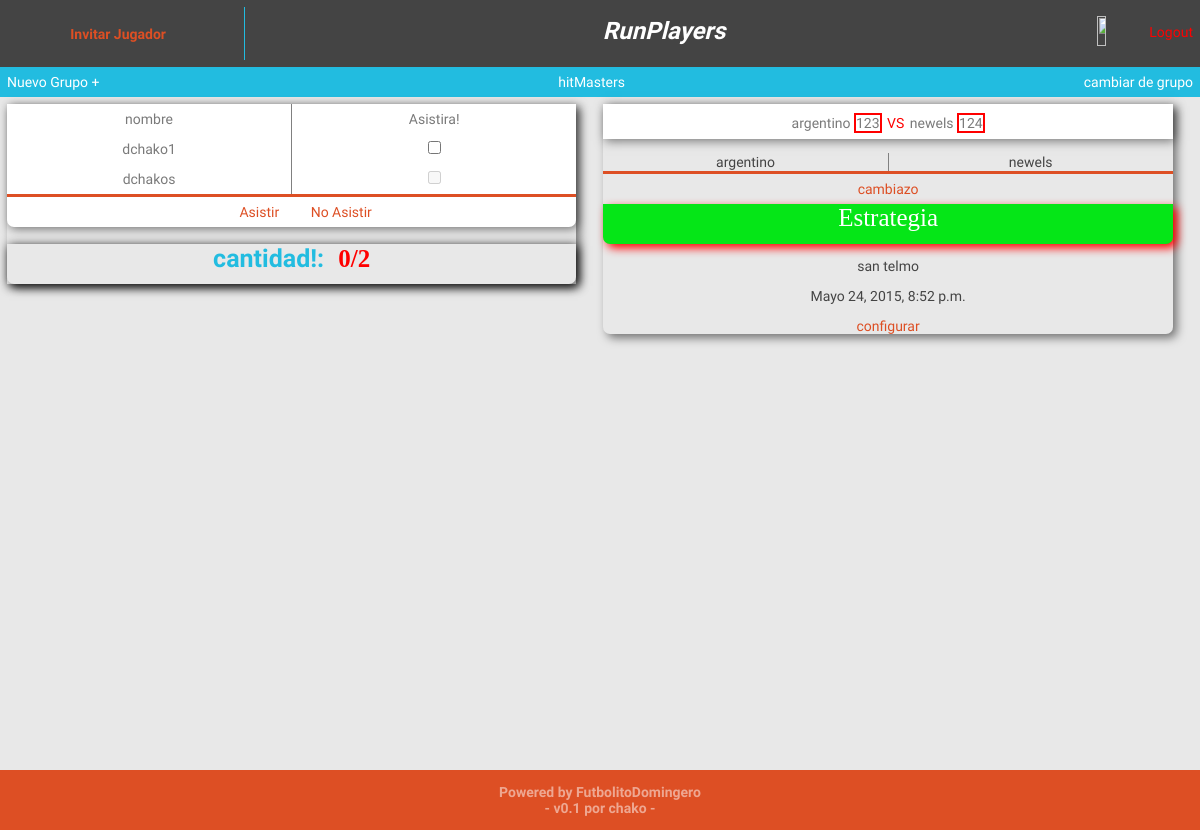
/0 (signed in), run on an earlier commit of the app's database.
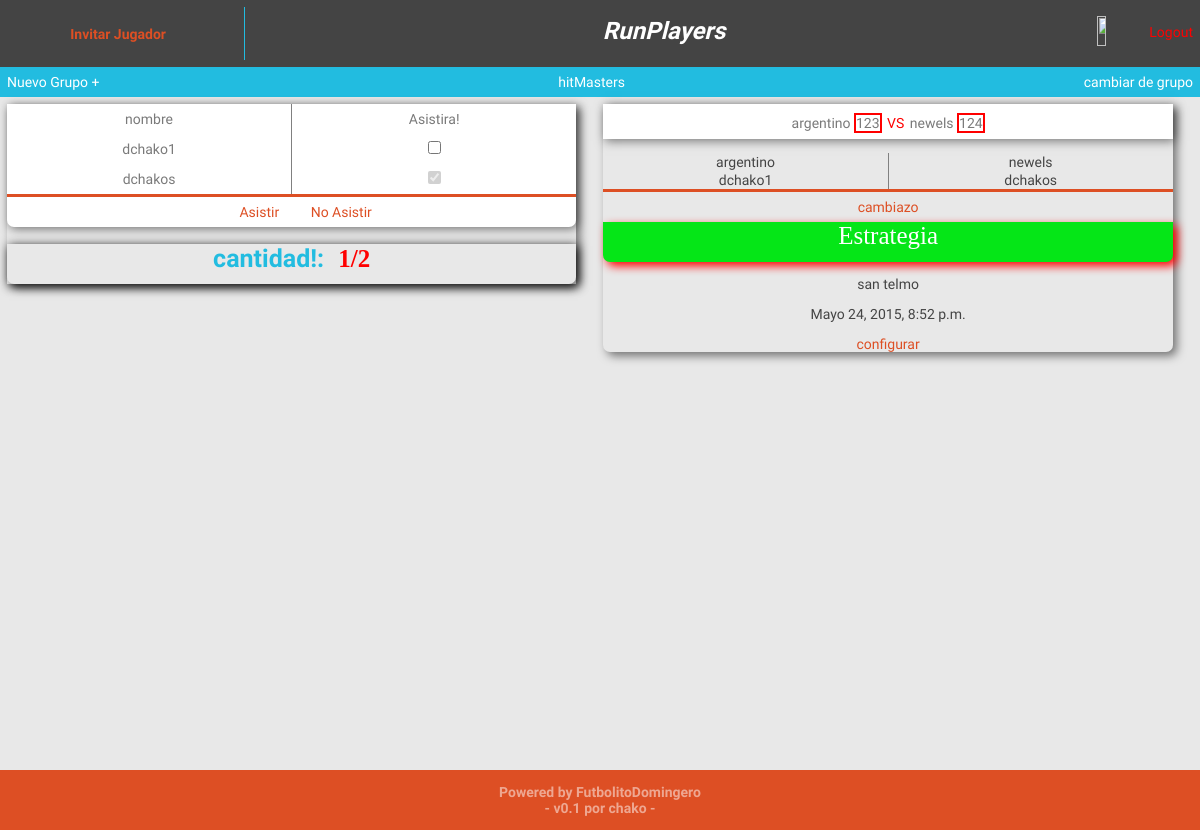
And on a later commit of the database.
### FutboolGruops/models.py (models this page shows, shortened)
class Eventos(models.Model):
    nombreDGrupos = models.ForeignKey('Grupos')
    usuarioCreador = models.ForeignKey('User')
    dias_horas = models.DateTimeField(default=datetime.now(), blank=True)
    lugar = models.CharField(max_length=30)
    cancha_5 = models.BooleanField(default=True)
    cancha_7 = models.BooleanField(default=False)
    cancha_11 = models.BooleanField(default=False)

class Grupos(models.Model):
    nombreDelGrupo = models.CharField(max_length=30, unique=True)
    fechaCreacion = models.DateTimeField(default=datetime.now(), blank=True)
    usuarioCreador = models.ForeignKey('User')

class Jugador(models.Model):
    eventos = models.ForeignKey('Eventos',)
    usuario = models.ForeignKey('User', )
    equipo = models.ForeignKey('Equipos',)
    asistencia = models.BooleanField(default=False)
    class Meta:
        unique_together = (("eventos", "usuario", "equipo"),)

class User(AbstractBaseUser, PermissionsMixin):
    username = models.CharField(max_length=30, unique=True)
    email = models.EmailField(max_length=50, unique=True)
    first_name = models.CharField(max_length=30, blank=True, null=True)
    last_name = models.CharField(max_length=30, blank=True, null=True)
    avatar = models.URLField()
    status = models.BooleanField(default=False)
    objects = UserManager()
    is_staff = models.BooleanField(default=False)
    is_admin = models.BooleanField(default=True)
    is_active = models.BooleanField(default=True)
    USERNAME_FIELD = 'username'
    REQUIRED_FIELDS = ['email']
    def get_username(self):
        return  self.username

class Equipos(models.Model):
    nombreDelEquipo = models.CharField(max_length=30)
    nombreDelGrupos = models.ForeignKey('Eventos', )
    local_visitante = models.BooleanField(default=False, )
    class Meta:
        unique_together = (("nombreDelGrupos", "local_visitante"),)
    def __unicode__(self):
        return (self.nombreDelEquipo)

### FutboolGruops/views.py (the view)
# urls.py: url(r'^(?P<id>\d+)$', 'FutboolGruops.views.home', name='home'),
@login_required(login_url='/login')
def home(request, id):
    if request.user.status:
        eventoDadmins = Jugador.objects.filter(usuario=request.user.id)
        if id == '0':
            todos_los_usuarios = Jugador.objects.filter(
                                            eventos=eventoDadmins[0].eventos)
            eventoDadmin = Jugador.objects.get(
                                        eventos=eventoDadmins[0].eventos.id,
                                        usuario=request.user.id).eventos
        else:
            eventoDadmin = Jugador.objects.get(eventos=id,
                                            usuario=request.user.id).eventos
            todos_los_usuarios = Jugador.objects.filter(
                                                eventos=eventoDadmin)
        cantidad = todos_los_usuarios.count
        asis = Jugador.objects.filter(eventos=eventoDadmin, asistencia=True)
        asisten = asis.count
        Todos_los_equipos = Equipos.objects.filter(
                                            nombreDelGrupos=eventoDadmin)
        jugador_v = Jugador.objects.filter(
                                    eventos=eventoDadmin.id,
                                    equipo=Todos_los_equipos[0].id)
        jugador_l = Jugador.objects.filter(
                        eventos=eventoDadmin.id,
                        equipo=Todos_los_equipos[1].id)
        jugadores = list(zip(jugador_l, jugador_v))
        obj_invit = Invitacion.objects.filter(
        usuario_invitado=request.user.id,
        estado=False,)
        cant = obj_invit.count
        print(jugadores)
        ctx = {'todos_los_usuarios': todos_los_usuarios,
            'nombreDelGrupos': eventoDadmins,
            'nombreDelGrupo': eventoDadmin,
            'Todos_los_equipos': Todos_los_equipos,
            'jugadores': jugadores,
            'equipo1': Todos_los_equipos[0],
            'equipo2': Todos_los_equipos[1],
            'asisten': asisten,
            'cantidad': cantidad,
            'cant': cant,
            }
        return render(request, 'home.html', ctx)
    else:
        return redirect('registrar')

### FutboolGruops/templates/home.html (shortened to what this page needs)
{% extends "Futbool-template/base.html" %}
	{% block wraper %}
			{% block wraper_izquierda %}
			<div class="agregar_jugador_left">
				<h4 class="accion_left">
				   <a href="{% url 'invitar' '0' %}">Invitar Jugador</a>
				</h4>
			</div>
			{% endblock wraper_izquierda %}
			{% block wraper_centro %}
			<div class="titular">
				<h1 class="titulo">
					RunPlayers
				</h1>
			</div>
			{% endblock wraper_centro %}
			{% block wraper_derecho %}
				<div class="logo_usuario_right">
     				    <img src="{{user.avatar}}">
     				    <a href="{% url 'auth:logout' %}?next={%url 'login' %}">Logout</a>
				</div>
			{% endblock wraper_derecho %}
	{% endblock %}
{% block wraper1 %}
	<ul class="menu">
		<li class="Nuevo_Grupo"><a href="{% url 'registrar' %}">Nuevo Grupo +</a></li>
		<li class="nombre">
		<a id="nombre_de_grupo" href="#">{{nombreDelGrupo.nombreDGrupos.nombreDelGrupo}}</a>
		</li>
		<li class="cambiar"><a href="#">cambiar de grupo</a>
		</li>
	</ul>
{% endblock %}
{% block wraper2 %}
<section class="wrap">
			<div class ="lista">
				<div class = "menu">
					<TABLE class="asistencia" FRAME="void" RULES="cols" >
				 	 <TR>
						   <TD>nombre</TD>
					 	   <TD>Asistira!</TD>
				 	 </TR>
					{% for usuario in todos_los_usuarios %}
				  	<TR>
				  	    {%if usuario.usuario.username == user.username%}
					        <TD id="nombre_usuario">{{usuario.usuario.username}}</TD>
	                                         {%else%}
	                                             <TD>{{usuario.usuario.username}}</TD>
	                                         {%endif%}
					    {%if usuario.asistencia == True%}
					        {%if usuario.usuario.username == user.username%}
					            <TD><input name="asistencia" type="checkbox" checked/>
					           {%else%}
					            <TD><input name="asistencia" type="checkbox" checked disabled = "disabled"/>
	                                               {%endif%}
					    {%else%}
	                                               {%if usuario.usuario.username == user.username%}
					                 <TD><input name="asistencia" type="checkbox" />
	                                               {%else%}
	                                                <TD><input name="asistencia" type="checkbox" disabled = "disabled"/>
	                                                {%endif%}
	                                       {%endif%}
					    </TD>
					{% endfor %}
					</TABLE>
				</div>
				<div class="acciones">
					<div class="asistir_noAsistir">
						<a id="asistir" class="asisto" href="#">Asistir</a>
						<a id="no_asistir" class="no_asisto" href="#">No Asistir</a>
					</div>
				</div>
			</div>
			<div class="titulares">
				<h3>
					<strong class="titulo">cantidad!:</strong>
					<strong class="cantidad">{{asisten}}/{{cantidad}}</strong>
				</h3>
			</div>
 		</section >
	<section class="wrap">
			<ul class = "equipos_resulado">
				<li class="equipo">{{equipo1}}</li>
				<li class="goles">123</li>
				<li class="vs">VS</li>
				<li class="equipo">{{equipo2}}</li>
				<li class="goles">124</li>
			</ul>
			<div class="equipos">
				<TABLE class="tabla" FRAME="void" RULES="cols">
				  <TR>
					    {% for equipo in Todos_los_equipos %}
					  <TD>{{equipo}}</TD>
					     {% endfor %}
				  </TR>
				{% for jugadorv in jugadores %}
				  <TR>
				       <TD>{{jugadorv.0.usuario}}</TD>
				       <TD>{{jugadorv.1.usuario}}</TD>
				  </TR>
				{% endfor %}
				</TABLE>
			</div>
			<div class="acciones">
				<a id="cambiazo" class="cambiar_a" href="#">cambiazo</a>
			</div>
		<div class="wrap_2">
			<a class="estrategia" href="{%url 'estrategias' nombreDelGrupo.nombreDGrupos.id %}">Estrategia</a>
		</div>
		<div>
                           <p>{{nombreDelGrupo.lugar }}</p>
			<p>{{nombreDelGrupo.dias_horas }}</p>
			{%if nombreDelGrupo.usuarioCreador.id == user.id %}
			    <a class="estrategia" href="{%url 'configurar' nombreDelGrupo.nombreDGrupos.id %}">configurar</a>
			{%else%}
			    <a class="estrategia" href="">No Configurable</a>
			{%endif%}
		</div>
	</section>
{% endblock %}

### templates/Futbool-template/base.html (shortened to what this page needs)
<!DOCTYPE html>
<html lang="ES">
<head>
	{% load staticfiles %}
	<link rel="stylesheet" href="{% static "css/normalize.css" %}">
	<link rel="stylesheet" href="{% static "css/stilos.css" %}">
</head>
<body>
	<header>
	{% block wraper %}
	{% endblock %}
	</header>
	<nav>
		{% block wraper1 %}
		{% endblock %}
	</nav>
	<section class="wrap_0">
		{% block wraper2 %}
		{% endblock %}
	</section>
<footer>
	<h3>
		<strong>Powered by FutbolitoDomingero<br></strong>
		<span class="mejor">v0.1 por chako</span>
	</h3>
</footer>
</body>
</html>

### FutboolGruops/static/css/stilos.css (style rules this page uses)
footer { background: #dd4f24; color: rgba(255,255,255,0.5); text-align: center; padding: 1em 0em; width: 100%; }
footer h3 { font-size: 14px; margin-bottom: 0px; margin-top: 0px; }
footer h3 strong { display: block; }
footer h3 .mejor:before, footer h3 .mejor:after { content: " - "; }
body { background: #e8e8e8; color: #444; font-family: 'Ubuntu', sans-serif; font-size: 14px; height: 100%; }
body a { color: #dd4f24; text-decoration: none; }
body .wrap_0 { padding: 0.5em; }
body .wrap_0 .wrap { width: 100%; vertical-align: top; border-radius: 0 0 0.5em 0.5em; text-align: center; box-shadow: 4px 4px 10px rgba(0,0,0,0.5); }
body .wrap_0 .wrap .equipos_resulado { height: 35px; background: #fff; color: #7a7a7a; box-shadow: 2px 2px 10px rgba(0,0,0,0.5); padding: 0; }
body .wrap_0 .wrap .equipos_resulado li { display: inline-block; margin-top: 9px; }
body .wrap_0 .wrap .equipos_resulado .goles { border: 2px solid #f00; }
body .wrap_0 .wrap .equipos_resulado .vs { padding: 2px; color: #f00; }
body .wrap_0 .wrap .equipos .tabla { width: 100%; }
body .wrap_0 .wrap .equipos .tabla td { width: 50%; }
body .wrap_0 .wrap .acciones { border-top: 3px solid #dd4f24; padding: 0.5em; text-align: center; }
body .wrap_0 .wrap .lista { background: #fff; border-radius: 0 0 0.5em 0.5em; color: #7a7a7a; box-shadow: 2px 2px 10px rgba(0,0,0,0.5); }
body .wrap_0 .wrap .lista .menu { text-align: center; }
body .wrap_0 .wrap .lista .menu .asistencia { width: 100%; text-align: center; }
body .wrap_0 .wrap .lista .menu .asistencia tr { height: 30px; }
body .wrap_0 .wrap .lista .menu .asistencia td { width: 50%; }
body .wrap_0 .wrap .titulares { text-align: center; box-shadow: 2px 2px 10px #000; width: 100%; height: 40px; }
body .wrap_0 .wrap .titulares .titulo { color: #22bce0; margin-right: 10px; font-size: 25px; }
body .wrap_0 .wrap .titulares .cantidad { color: #f00; font-size: 25px; font-family: italic; }
body .wrap_0 .wrap .asisto { margin: 2em; }
body .wrap_0 .wrap_2 { box-shadow: 2px 2px 10px #000; width: 100%; height: 40px; text-align: center; background: #05e617; }
body .wrap_0 .wrap_2 a { color: #fff; font-size: 25px; font-family: italic; }
nav { background: #22bce0; text-align: center; }
nav .menu { margin: 0; height: 30px; padding: 0; }
nav .menu li { display: inline-block; }
nav .menu li a { color: #fff; display: inline-block; padding: 0.5em; }
nav .menu .Nuevo_Grupo { float: left; }
nav .menu .cambiar { float: right; }
nav .menu .cambiar a { display: block; }
header { background: #444; color: #fff; overflow: hidden; padding: 0.5em; text-align: center; }
header .accion_left { font-size: 1em; color: #f00; }
header .accion_left a { color: #dd4f24; text-decoration: none; margin-right: 15px; }
header .agregar_jugador_left { display: inline-block; float: left; border-right: 1px solid #22bce0; left: 10px; top: 10px; }
header .logo_usuario_right { float: right; display: inline-block; right: 10px; top: 10px; width: 140px; }
header .logo_usuario_right img { height: 30px; width: 25%; border-radius: 9px; margin-top: 9px; }
header .logo_usuario_right a { color: #f00; float: right; margin-top: 17px; }
header .titular { display: inline-block; }
header .titular .titulo { font-size: 2em; font-style: italic; text-align: center; margin: 0; padding: 0; }
html { height: 100%; }
@media screen and (min-width: 768px) { html { height: 100%; } }
@media screen and (min-width: 768px) { html body { height: 82.3%; } }
@media screen and (min-width: 768px) { html body .wrap_0 { height: 100%; } }
@media screen and (min-width: 768px) { html body .wrap_0 .wrap { display: inline-block; width: 48%; vertical-align: top; } }
@media screen and (min-width: 768px) { html body .wrap_0 .wrap:nth-child(odd) { margin-right: 2%; } }
@media screen and (min-width: 768px) { html body .wrap_0 .wrap .equipos_resulado { margin-top: 0; } }
@media screen and (min-width: 768px) { html body .wrap_0 .wrap_2 { margin-right: 2%; border-radius: 0 0 0.5em 0.5em; box-shadow: 4px 4px 10px #f00; } }
@media screen and (min-width: 768px) { html body header .agregar_jugador_left { width: 20%; } }
@media screen and (min-width: 768px) { html body header .titular { margin: 10px 40px 15px 70px; } }
@media screen and (min-width: 768px) { html body header .titular .titulo { font-size: 24px; } }
@media screen and (min-width: 1050px) { body { height: 100%; } }
@media screen and (min-width: 1050px) { body .wrap_0 { height: 100%; } }

What changed in the data, as far as the page shows it:
now on one of the page's lists (row edited): Jugador: usuario.username "dchako1", username "dchakos"
changed Jugador (number 2 of 2 on the later page): asistencia "☐" → "☑"
Also different on the page:
{{ asisten }}: "0" → "1"
